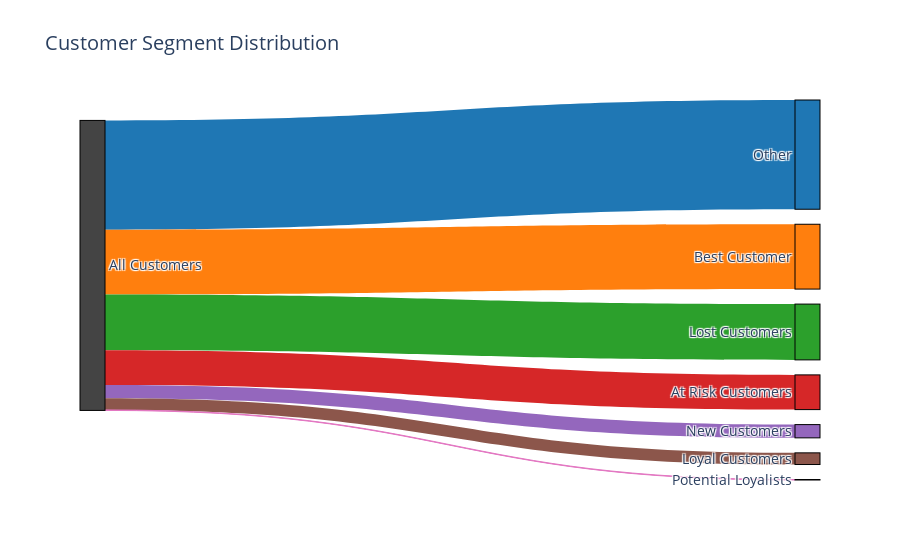

Notebook code cell kept with this figure:
### Code cell
segment_percent = df1.groupby("Customer_Segment").size() * 100 / len(df1)
segments = segment_percent.index.tolist()       
values = segment_percent.values.tolist()  

sorted_data = sorted(zip(segments, values), key=lambda x: x[1], reverse=True)
segments_sorted, values_sorted = zip(*sorted_data)

labels = ["All Customers"] + list(segments_sorted)
source = [0] * len(segments_sorted)   
target = list(range(1, len(labels)))

 
colors = [
    "#1f77b4",   
    "#ff7f0e",   
    "#2ca02c",   
    "#d62728",   
    "#9467bd",   
    "#8c564b",   
    "#e377c2",   
    "#7f7f7f",   
    "#bcbd22",   
    "#17becf"    
]

fig = go.Figure(data=[go.Sankey(
    node=dict(
        label=labels,
        pad=15,
        thickness=25,
        color=node_colors,
        line=dict(color="black", width=1)
    ),
    link=dict(
        source=source,
        target=target,
        value=values_sorted,
        color=colors[:len(source)],   
        hoverlabel=dict(bgcolor="white", font_size=12)
    )
)])
fig.update_layout(title_text="Customer Segment Distribution", font_size=14)
fig.show()

### Figure 1 — Plotly figure (JSON) as saved in the notebook; plotly's stock layout.template omitted (floating-point values rounded to 4 significant figures)
{"data": [{"link": {"color": ["#1f77b4", "#ff7f0e", "#2ca02c", "#d62728", "#9467bd", "#8c564b", "#e377c2"], "hoverlabel": {"bgcolor": "white", "font": {"size": 12}}, "source": [0, 0, 0, 0, 0, 0, 0], "target": [1, 2, 3, 4, 5, 6, 7], "value": [37.67, 22.36, 19.24, 11.97, 4.572, 4.021, 0.1675]}, "node": {"color": ["#444444", "#1f77b4", "#ff7f0e", "#2ca02c", "#d62728", "#9467bd", "#8c564b", "#e377c2"], "label": ["All Customers", "Other", "Best Customer", "Lost Customers", "At Risk Customers", "New Customers", "Loyal Customers", "Potential Loyalists"], "line": {"color": "black", "width": 1}, "pad": 15, "thickness": 25}, "type": "sankey"}], "layout": {"autosize": true, "font": {"size": 14}, "title": {"text": "Customer Segment Distribution"}}}
